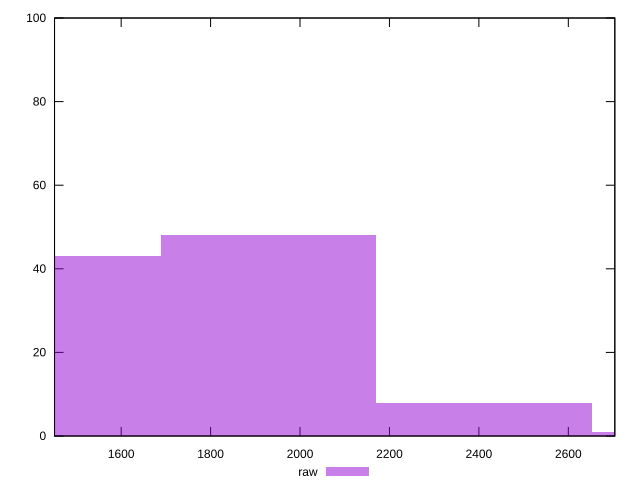

Reproduce this figure in gnuplot.
reset

$raw <<EOF
1929.3807406472658 48
1447.0355554854493 43
2411.725925809082 8
2894.0711109708986 1
EOF

set key outside below
set boxwidth 482.34518516181646
set xrange [1451:2704]
set yrange [0:100]
set trange [0:100]
set style fill transparent solid 0.5 noborder
set terminal svg size 640, 490 enhanced background rgb 'white'
set output "report_00014_2021-02-09T15:56:05.503Z/render-blocking-resources/samples/pages/raw/histogram.svg"

plot $raw title "raw" with boxes

reset
